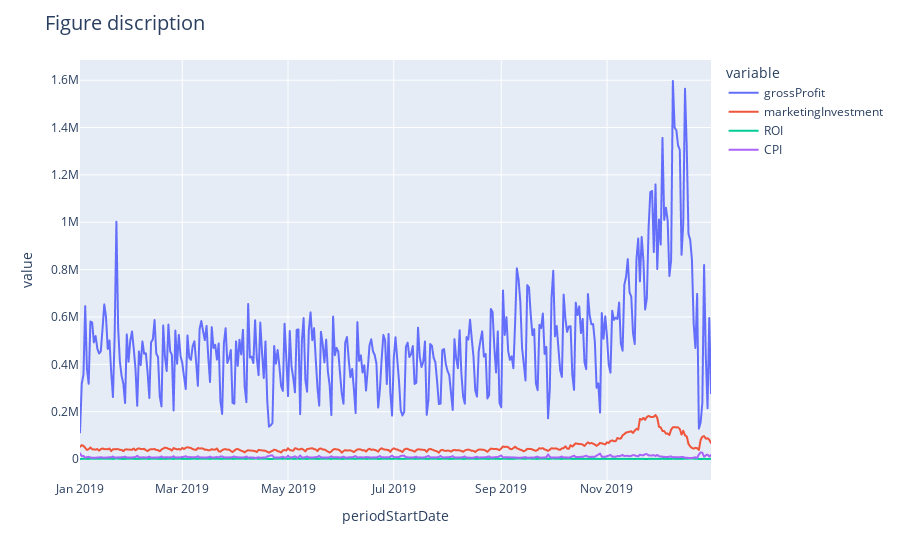

Notebook source saved alongside this figure:
### Code cell
fig4 = group_data.plot(group_data,
                       x=group_data.index,
                       y=['grossProfit', 'marketingInvestment', 'ROI', 'CPI'])
fig4.update_layout(title_text="Figure discription", title_font=dict(size=20))
fig4.update_layout(uniformtext_minsize=16, uniformtext_mode='hide')
fig4.show()

### Figure 1 — Plotly figure (JSON) as saved in the notebook; plotly's stock layout.template omitted (floating-point values rounded to 4 significant figures; data arrays with more than 128 entries replaced by an {"elided": "..."} marker saying what was removed)
{"data": [{"hovertemplate": "variable=grossProfit<br>periodStartDate=%{x}<br>value=%{y}<extra></extra>", "legendgroup": "grossProfit", "line": {"color": "#636efa", "dash": "solid"}, "mode": "lines", "name": "grossProfit", "showlegend": true, "type": "scattergl", "x": {"elided": "365 str values"}, "xaxis": "x", "y": {"elided": "365 float values"}, "yaxis": "y"}, {"hovertemplate": "variable=marketingInvestment<br>periodStartDate=%{x}<br>value=%{y}<extra></extra>", "legendgroup": "marketingInvestment", "line": {"color": "#EF553B", "dash": "solid"}, "mode": "lines", "name": "marketingInvestment", "showlegend": true, "type": "scattergl", "x": {"elided": "365 str values"}, "xaxis": "x", "y": {"elided": "365 float values"}, "yaxis": "y"}, {"hovertemplate": "variable=ROI<br>periodStartDate=%{x}<br>value=%{y}<extra></extra>", "legendgroup": "ROI", "line": {"color": "#00cc96", "dash": "solid"}, "mode": "lines", "name": "ROI", "showlegend": true, "type": "scattergl", "x": {"elided": "365 str values"}, "xaxis": "x", "y": {"elided": "365 float values"}, "yaxis": "y"}, {"hovertemplate": "variable=CPI<br>periodStartDate=%{x}<br>value=%{y}<extra></extra>", "legendgroup": "CPI", "line": {"color": "#ab63fa", "dash": "solid"}, "mode": "lines", "name": "CPI", "showlegend": true, "type": "scattergl", "x": {"elided": "365 str values"}, "xaxis": "x", "y": {"elided": "365 float values"}, "yaxis": "y"}], "layout": {"legend": {"title": {"text": "variable"}, "tracegroupgap": 0}, "margin": {"t": 60}, "title": {"font": {"size": 20}, "text": "Figure discription"}, "uniformtext": {"minsize": 16, "mode": "hide"}, "xaxis": {"anchor": "y", "domain": [0, 1], "title": {"text": "periodStartDate"}}, "yaxis": {"anchor": "x", "domain": [0, 1], "title": {"text": "value"}}}}
